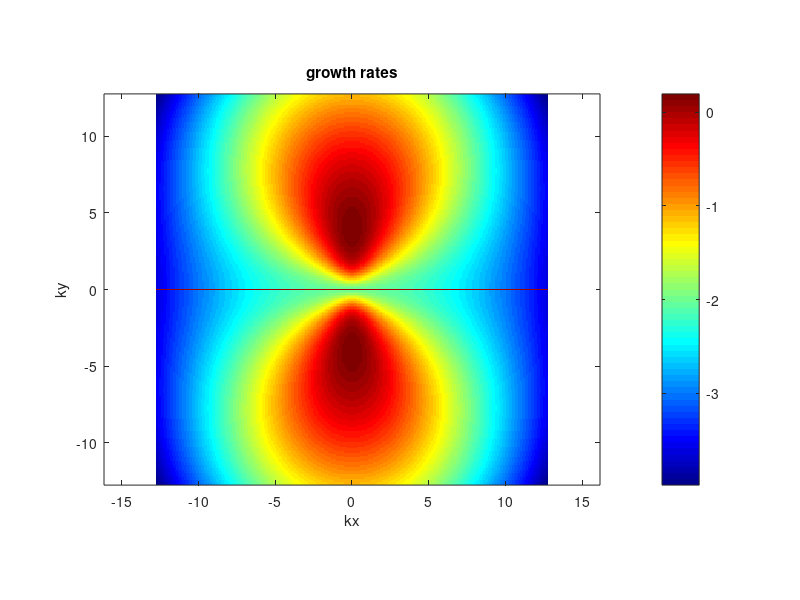
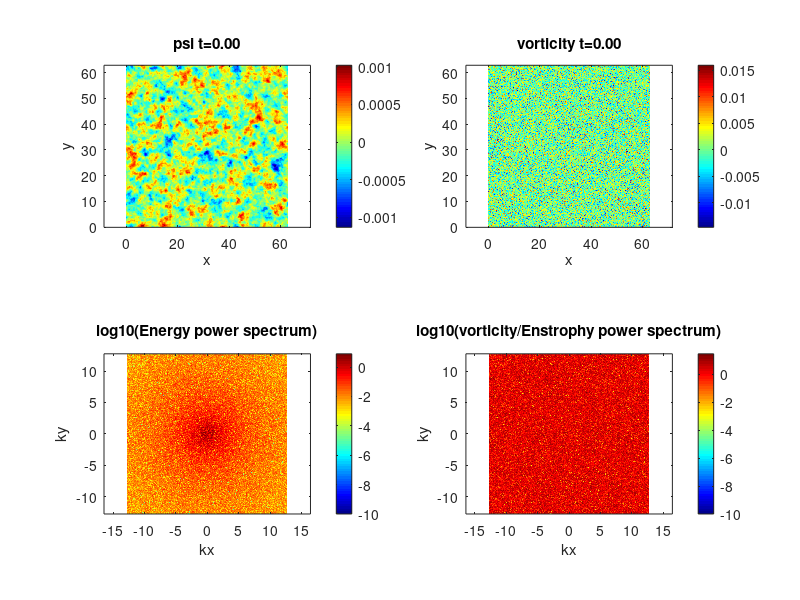
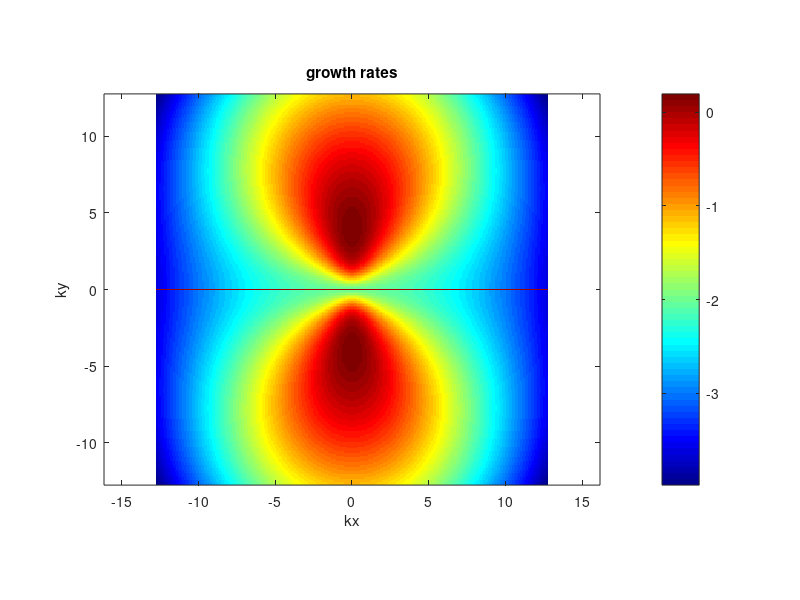

Write the MATLAB code that produced these figures, in order. (Note: a time limit stopped this script after it produced the figures.)
function spectral_DS2d
%%%%%%%%%%%%%%%%%%%%%%%%%%%%%%%%%%%%%%%%%%%%%%%%%%%%%%%%%%%%%%%%%%%%%%%%%%%%%%%%%
% 1-field toy model of the Dimits shift. Similar to the Hasegawa-Mima           %
% equation or the Kuramoto-Sivashinsky equation.                                %
%                                                                               %
% Based off an MIT code originally made by Jean-Christophe Nave.                %
% Modified by Denis St-Onge                                                     %
%                                                                               %
% Laplacian(psi) = w                                                            %
% u = psi_y                                                                     %
% v =-psi_x                                                                     %
%%%%%%%%%%%%%%%%%%%%%%%%%%%%%%%%%%%%%%%%%%%%%%%%%%%%%%%%%%%%%%%%%%%%%%%%%%%%%%%%%
clear all;
mkdir('plots'); mkdir('data');
delete('log.txt');

scale=1;         % quick scale of the linear terms
mu   =scale*2;      % friction
nu   =scale*0.01; % viscosity
muZF =scale*0e-4; %scale*2*0; % zonal friction
nuZF =scale*0e-5; %scale*5.0e-4; % zonal viscosity
l    =scale*0;     % Landau-like damping
gamma=scale*2.5;   % linear drive 2.4203
HM=scale*0;		 % HM-type wave
TH=scale*0;      % Terry-Horton i delta
h=1;             % hyperviscosity factor
hZF=2;             % hyperviscosity factor
forcing=0; 		 % forcing magnitude
LX=2*pi*10;      % X scale
LY=2*pi*10;      % Y scale
NX_real=256;     % resolution in x
NY_real=256;     % resolution in y
dt=1e-5;    % time step. Should start small as CFL updated can pick up the pace
pert_size=1e-2; % size of perturbation
TF=1000.0;   % final time
iF=2000000;  % final iteration, whichever occurs first
iRST=10000; % write restart dump
i_report=100;
en_print=100;
TSCREEN=1000; % sreen update interval time (NOTE: plotting is usually slow)
initial_condition='random';   %'simple vortices' 'vortices' 'random' or 'random w' 
AB_order=-1; % Adams Bashforth order 1,2,3, or 4 (3 more accurate, 2 possibly more stable) -1 = RK3
linear_term='exact'; % CN, BE, FE, or exact
simulation_type='NL'; % NL, QL, or L (nonlinear, quasilinear and linear respectively)
padding = true; % 3/2 padding, otherwise 2/3 truncation.
save_plots = true; % save plots to file
system_type='MHM'; % NS, HM, MHM
cfl_cadence=5;
cfl=0.4
max_dt=1e-2;
safety=0.8;
diagnostics=false;

%rng(707296708);
rng('shuffle');
s=rng;


% print log file.
diary('log.txt') 
diary on;

fig1=figure(1);
fig2=figure(2);

% ensure parameters get printed  to log.
fprintf('nu: %.05e  mu:%.05e gamma:%.05e\n',nu,mu,gamma);
fprintf('l: %.05e  HM:%.05e TH:%.05e\n',l,HM,TH);
fprintf('LX:%.02f LY:%.02f NX:%d NY:%d\n',LX, LY, NX_real, NY_real);
fprintf('h:%d scale:%d Tf:%.01f iF:%d\n',h, scale, TF, iF);
fprintf('hZF:%d muZF:%e nuZF:%e\n',hZF,muZF,nuZF);
fprintf('Nonlinear:%s padding:%d System:%s\n',simulation_type, padding,system_type);
fprintf('random seed:%d AB order:%d CFL step:%d\n',s.Seed, AB_order, cfl_cadence);
fprintf('safety:%f\n',safety);

energyFile=0; 
if(strcmp(initial_condition,'restart'))
    energyFile = fopen('energy.dat','a');
else
    energyFile = fopen('energy.dat','w');
end

fprintf(energyFile,'# [1] t  [2] dt  [3] energy  [4] enstrophy  [5] ZF    [6] DW    [7] flux\n');


NX=NX_real;
NY=NY_real;
if(padding)
    NX=3*NX/2;
    NY=3*NY/2;
end

dx=LX/NX;
dy=LY/NY;
dkx=2*pi/LX;
dky=2*pi/LY;
LXnum=0:dx:LX;
LYnum=0:dy:LY;

minkx= -(NX_real/2 - 1)*dkx;
maxkx=  (NX_real/2 - 1)*dkx;
minky= -(NY_real/2 - 1)*dky;
maxky=  (NY_real/2 - 1)*dky;
kxnum= minkx:dkx:maxkx;
kynum= minky:dky:maxky;

t=0.;
i=0;
k=0;
c1=0;
c2=0;
c3=0;
dt1=0;
dt2=0;
dt3=0;
w_hat=0; %this is our field.
I=sqrt(-1);

kx=dkx*I*ones(1,NY)'*(mod((1:NX)-ceil(NX/2+1),NX)-floor(NX/2)); % matrix of wavenumbers in x direction 
ky=dky*I*(mod((1:NY)'-ceil(NY/2+1),NY)-floor(NY/2))*ones(1,NX); % matrix of wavenumbers in y direction 

% Cutting of frequencies using the 2/3 rule. 
% Discard asymmetric N/2 term. Otherwise reality is not enforced.
dealias=abs(kx/dkx) <1/3*NX & abs(ky/dky) <1/3*NY;


ksquare=kx.^2+ky.^2;                                % Laplacian in Fourier space
ksquare(1,1)=-1; 
kmu = -(-1)^h*mu * ones(NY,NX)./(ksquare.^(h-1)) ;                            % drag force array
ksquare_viscous=-(-1)^h*nu*(ksquare.^h);            % Viscosity array

ksquare_poisson=ksquare - ones(NY, NX) + TH*ky;		% Poisson equation in Fourier space
if(strcmpi(system_type,'NS'))
    ksquare_poisson=ksquare;		% Poisson equation in Fourier space
end
ksquare_poisson(1,1)=-1;  % fixed Laplacian in Fourier space for Poisson's equation


gd = gamma * ky.^2./ksquare_poisson;

zonal_part = zeros(NY,NX);
zonal_part(1,:) = zonal_part(1,:) + ones(1,NX);
fluct_part = ones(NY,NX) - zonal_part;

lin_growth = -kmu + ksquare_viscous + gd - l*abs(ky); % this is the linear growth rate used in computations


% No damping on zonal modes. Modified Poisson equation (proper adiabatic electron response)
if(strcmpi(system_type,'MHM'))
    kxzf = kx(1,:);
    lin_growth(1,:) = zeros(1,NX) - muZF*ones(1,NX) -(-1)^hZF*nuZF*(kxzf.^(2*hZF)) ;
    ksquare_poisson(1,:) = ksquare_poisson(1,:) + ones(1,NX);
	ksquare_poisson(1,1)=-1;
end
numel(find(lin_growth(:)>0))

lin_trunc = dealias.*lin_growth;
max_growth = max(lin_trunc(:))
max_rate = max(abs(lin_trunc(:)))
0.25/max_rate

lg2 = lin_growth.^2;
lg3 = lin_growth.^3;

% forcing stuff?
kf_min = 16*dkx;
dkf = 0.5*dkx;
forcing_base = abs(ksquare) <= (kf_min+dkf)^2 & abs(ksquare) >= kf_min^2;

% Define initial vorticity distribution
switch lower(initial_condition)
   case {'vortices'}
      [i,j]=meshgrid(1:NX,(1:NY));
      psi=exp(-((i*dkx-pi).^2+(j*dky-pi+pi/4).^2)/(0.2))+exp(-((i*dx-pi).^2+(j*dky-pi-pi/4).^2)/(0.2))-0.5*exp(-((i*dkx-pi-pi/4).^2+(j*dky-pi-pi/4).^2)/(0.4));
    case {'simple vortices'}
        [i,j]=meshgrid((1:NX)*(2*pi/NX),(1:NY)*(2*pi/NY));
        psi=1*sin(i).*cos(j).^2;    
    case {'random psi'}
      psi=pert_size*(2*rand(NX,NY) - 1);%normally 1e-3
      w_hat=ksquare_poisson.*fft2(psi);
    case {'random'}
      w=pert_size*(2*rand(NY,NX)-1);%normally 5e-2
      w_hat=fft2(w);
      w_hat(1,:)=zeros(1,NX);
      %w_hat=zonal_part.*w_hat;
    case {'waves'}
      [i,j]=meshgrid((1:NX)*(2*pi/NX),(1:NY)*(2*pi/NY));
      %w=20*sin(32*j) + 1e-1*cos(13*i);
      w=2e1*sin(32*j) + 5e-2*(2*rand(NY,NX)-1);
      w_hat=fft2(w);
      w_hat(1,:)=fluct_part.*w_hat;
    case {'restart'}
        fileID=fopen('restart.bin','r');
        t=fread(fileID,1,'double');
        dt=fread(fileID,1,'double');
        i=fread(fileID,1,'int');
        k=fread(fileID,1,'int');
        dt1=fread(fileID,1,'double');
        dt2=fread(fileID,1,'double');
        dt3=fread(fileID,1,'double');
        c1=fread(fileID,[NY NX],'double')+I*fread(fileID,[NY NX],'double');
        c2=fread(fileID,[NY NX],'double')+I*fread(fileID,[NY NX],'double');
        c3=fread(fileID,[NY NX],'double')+I*fread(fileID,[NY NX],'double');
        w_hat=fread(fileID,[NY NX],'double')+I*fread(fileID,[NY NX],'double');
        fclose(fileID);        
    otherwise
      disp('Unknown initial conditions !!!');
      return
end

if(padding) % ensure there's no energy in the padded region of k-space.
   w_hat=dealias.*w_hat;
end
w_hat(1,1)=0; % Gauge condition. Should be redundant.
w_hat0=w_hat; % Keep initial conditions for possible future diagnostics.


u=0;
v=0;
U_ZF=0;
force=zeros(NY,NX);
w2=w_hat;

if(save_plots) %plot growth rate contours
	plotgrowth()
end

tic
while t<TF && i<iF
    psi_hat = w_hat./ksquare_poisson;  % Solve Poisson's Equation
    if(any(isnan(w_hat(:)))) % Something really bad has happened.
        disp(sprintf('Divergence at iteration: %d',i));
        return;
    end
    if(mod(i,i_report)==0)
       disp(sprintf('iteration: %d    dt:%.02e     t:%.03e     step time:%.1d s',i,dt,t,toc)); 
       tic;
        diary off; %flush diary
		diary on;
    end
    if (mod(i,en_print)== 0) 
        outputEnergy();
    end
    
    if (mod(i,TSCREEN)== 0) 
        plotfunc();
    end
    
    if (mod(i,iRST) == 0)
        dump('restart.bin');
    end
    

    if(forcing ~= 0)
       force=calculate_forcing(); 
    end
    
    w_hat_new=0;
    conv_hat =0;
    % Compute the non-linear term
    if (AB_order == -1 ) % RK3
	      w_hat_new = ETDRK3(w_hat);
    	if(mod(i+1,cfl_cadence)==0 && i > 3) % compute new timestep from CFL condition.
        	abs_u=abs(u);
        	abs_v=abs(v);
        	abs_ZF=abs(U_ZF);
        	maxV= max(abs_u(:)+abs_ZF(:))/dx + max(abs_v(:))/dy;
        	if(maxV>0)
           	 new_dt=1/maxV;
        	else
           	 new_dt=inf;
            end
            target_dt=min(cfl*new_dt,max_dt);
            if(target_dt < dt)
                 disp('WARNING: New dt fell below safety.')
            end
            dt=max_dt;        
            while dt > target_dt 
                dt=dt/2.0;
            end
            dt=safety*dt;
    	end
    else 
        conv_hat = calc_Nonlinear(w_hat,simulation_type);
         
     
    if(mod(i+1,cfl_cadence)==0 && i > 3) % compute new timestep from CFL condition.
        abs_u=abs(u);
        abs_v=abs(v);
        abs_ZF=abs(U_ZF);
        maxV= max(abs_u(:)+abs_ZF(:))/dx + max(abs_v(:))/dy;
        if(maxV>0)
            new_dt=1/maxV;
        else
            new_dt=inf;
        end
        target_dt=min(max(0.5*dt,min(CFL*new_dt,1.1*dt)),max_dt);
        if(target_dt < dt)
            disp('WARNING: New dt fell below safety.')
        end
        dt=safety*target_dt;
    end
    
    conv_hat = dealias.*(conv_hat + forcing*kf_min*force/sqrt(dt));
    
    L1=0;
    L2=0;
    w_prev=w_hat;
    
    A=1.0; B=0; C=0; D=0;
    w_hat_new = 0;
    if (i < 1 || AB_order == 1) %Forward-Euler to generate history. Should run a small time-step at first. 
    	 %do nothing w_hat_new = w_hat_new - L2.*conv_hat;
    elseif (i < 2 || AB_order == 2)
    	w1=dt1/dt;
    	A=(1.0 + 0.5*w1);
    	B=0.5*w1;
   	elseif (i < 3 || AB_order == 3)
    	w1=dt1/dt;
    	w2=dt2/dt;
    	A=(2.0 + 3.0*w2 + 6.0*w1*(1+w1+w2))/(6.0*w1*(w1+w2));
    	B=(2.0 + 3.0*w1 + 3.0*w2)/(6.0*w1*w2);
    	C=(2.0 + 3.0*w1)/(6.0*w2*(w1+w2));
     elseif (i < 4 || AB_order == 4)
        w1=dt1/dt;
        w2=dt2/dt;
        w3=dt3/dt;
        A=(3.0 + 8.0*w2 + 4.0*w3 + 6.0*(2*w1^3 + w2*(w2+w3) +2.0*w1*(1.0+w2)*(1.0+w2+w3) + w1^2*(3.0 + 4.0*w2+2*w3)));
        A=A/(12.0*w1*(w1+w2)*(w1+w2+w3));
        B=(3.0 + 6.0*(w1+w2)*(w1+w2+w3) + 4.0*(2.0*(w1+w2)+w3))/(12.0*w1*w2*(w2+w3));
        C=(3.0 + 6.0*w1*(w1+w2+w3)+4.0*(2.0*w1 + w2+w3))/(12.0*w2*(w1+w2)*w3);
        D=(3.0 + 6.0*w1*(w1+w2)+4.0*(2.0*w1 + w2))/(12.0*w3*(w2+w3)*(w1+w2+w3));
    end
  
    
    
    switch upper(linear_term)
        case {'CN'} %crank nicolson
            L1=(1 + 0.5*dt*lin_growth)./(1 - 0.5*dt*lin_growth);
            L2=dt./(1 - 0.5*dt*lin_growth);    
        case {'BE'} %backward euler
            L1=1.0./(1 - dt*lin_growth);
            L2=dt./(1 - dt*lin_growth);    
        case {'EXACT'}%exact
            L1=exp(dt*lin_growth);
            L2=dt*L1;   
            B=B.*exp((dt1)*lin_growth);
            C=C.*exp((dt1+dt2)*lin_growth);
            D=D.*exp((dt1+dt2+dt3)*lin_growth);
        otherwise
            disp('Unknown linear handling type.');
            return;
    end
    
    % Compute Solution at the next step
	% Implicitly solve the linear term with 2nd order Crank-Nicholson
    w_hat_new = L1.*w_prev;
    w_hat_new = w_hat_new - L2.*(A.*conv_hat - B.*c1 + C.*c2 - D.*c3);
  
    end
    t=t+dt;
    i=i+1;

    w_hat=w_hat_new;
    
    c3=c2;
    c2=c1;
    c1=conv_hat;
    
    dt3=dt2;
    dt2=dt1;
    dt1=dt;
end
fclose(energyFile);

%write final state 
fprintf('Simulation ended at time %.03e and iteration %d\n',t,i);
dump('final_state.bin');

if(strcmpi(simulation_type,'L') && diagnostics)
   w0f=w_hat0.*exp(t*lin_growth); 
   comp=abs(w_hat-w0f)./abs(w0f);
   fprintf('Maximum linear error:%e\n',max(comp(:)));
end

% SIMULATION ENDS HERE

%%----------------------------------%%
%% Helper Function Definitions      %% 
%%----------------------------------%%

	function f=calculate_forcing()
        f=zeros(NY,NX);
        for i1 = 1:NY
           for j1 = 1:NX
                if(forcing_base(i1,j1) ~=0 )
                    f(i1,j1) = randn(1);
                end    
           end
        end
	end

    function x=RK3(w_h)
        a =[8./15.,5./12.,0.75];
        b =[0,-17.0/60.0,-5.0/12.0];
        Fa =0.0;
        Fb =0.0;
        u_new=w_h;
        for j = 1:3 
            Fb = Fa;
            Fa = calc_Nonlinear(u_new,simulation_type);
            u_new = (1 + 0.5*(a(j)+b(j))*dt*lin_growth)./(1 - 0.5*(a(j)+b(j))*dt*lin_growth).*u_new;
            u_new = u_new + a(j)*Fa +b(j)*Fb;
        end
        x=u_new;
    end   

    function x=ETDRK3(w_h)
        u_new=w_h;
        persistent dto;
        persistent lg;
        if(isempty(dto))
           dto=-1;
           lg=lin_growth(:);
        end
        persistent Q1;
        persistent Q2;
        persistent f1;
        persistent f2;
        persistent f3;
        
        lin_zeroes = (dt*abs(lin_growth)) < 1e-3;
        lin_NZ = ones(NY,NX) - lin_zeroes;
        
        lin_div = lin_growth + lin_zeroes.*ones(NY,NX);
        st=simulation_type;
        eh = exp(0.5*lin_growth*dt);
        e1 = exp(lin_growth*dt);

        M=16; 	
		r=exp(I*pi*((1:M)-0.5)/M);

        if(dto ~= dt)
            LR=dt*lg(:,ones(M,1)) + r(ones(NY*NX,1),:);
            elr=exp(LR);
            Q1 =dt*real(mean(			 (exp(LR/2)-1)./LR							,2));
            Q2 =dt*real(mean(			 (elr-1)./LR                                ,2));
            f1 =dt*real(mean(		 (-4   -LR        +elr.*(4-3*LR+LR.^2))./LR.^3	,2));
            f2 =dt*real(mean(		4*( 2  +LR        +elr.*(-2+LR))./LR.^3			,2));
            f3 =dt*real(mean(		 (-4 -3*LR -LR.^2 +elr.*(4-LR))./LR.^3			,2));
            Q1=reshape(Q1,NY,NX);
            Q2=reshape(Q2,NY,NX);
            f1=reshape(f1,NY,NX);
            f2=reshape(f2,NY,NX);
            f3=reshape(f3,NY,NX);
            dto=dt;
        end
        A1 = -calc_Nonlinear(u_new,st);
        
        an =     u_new.*eh + Q1.*A1;
      
        A2 = -calc_Nonlinear(an,st);
        
        bn = u_new.*e1 + Q2.*(2.0*A2-A1);
        
        A3 = -calc_Nonlinear(bn,st);
        
        cn = u_new.*e1 + (A1.*f1 + A2.*f2 + A3.*f3); 
        
        x = dealias.*cn;   

    end   
 function x=ETDRK2(w_h)
        u_new=w_h;
        
        lin_zeroes = dt*abs(lin_growth) == 0;
        lin_NZ = ones(NY,NX) - lin_zeroes; 
        
        lin_div = lin_growth + lin_zeroes.*ones(NY,NX);
        st=simulation_type;
        e1 = exp(lin_growth*dt);
        
        A1 = -calc_Nonlinear(u_new,st);
        
        an =     lin_NZ.*(u_new.*e1 + (e1 - ones(NY,NX)).*A1./lin_div);
        an = an + lin_zeroes.*(u_new.*e1 + dt*A1);
        
        A2 = -calc_Nonlinear(an,st);
        
        bn = lin_NZ.*(u_new.*e1 + (e1 - ones(NY,NX)).*(2.0*A2-A1)./lin_div);
        bn = bn + lin_zeroes.*(u_new.*e1 + dt*(2.0*A2-A1));
        
        cnNZ = an + (A2 - A1).*(e1 - ones(NY,NX) - dt*lin_growth)./(dt*lin_div.^2);
        cnZ = an + 0.5*dt*(A2-A1);
        x = dealias.*(lin_zeroes.*cnZ + lin_NZ.*cnNZ);
 end   

    function infCheck(inver,name)
       if(any(isinf(inver(:))))
              disp(sprintf('%s infinity at iteration: %d',name, i));
       end
    end

    function nanCheck(inver,name)
       if(any(isnan(inver(:))))
              disp(sprintf('%s NaN at iteration: %d',name, i));
       end
    end

	function y=calc_Nonlinear(w_h,type)
    conv_hat = 0;
    psi_h = w_h./ksquare_poisson;  % Solve Poisson's Equation
	switch upper(type)
        	case {'NL'} %full non-linear
            	uhat = -ky.*psi_h;
            	vhat =  kx.*psi_h;
            	w_xhat = kx.*w_h;
            	w_yhat = ky.*w_h;
            
            	% dealiasing here truncates if not padded, other it has no effect
            	u  =real(ifft2(dealias.*uhat));      % Compute  y derivative of stream function ==> u
            	v  =real(ifft2(dealias.*vhat));      % Compute -x derivative of stream function ==> v
            	w_x=real(ifft2(dealias.*w_xhat));      % Compute  x derivative of vorticity
            	w_y=real(ifft2(dealias.*w_yhat));
            	conv     = u.*w_x + v.*w_y;         % evaluate the convective derivative (u,v).grad(w)   
            	conv_hat = fft2(conv);              % go back to Fourier space
      
        	case {'QL'} %quasi-linear
            	%for zonal part
            	uphat = -ky.*fluct_part.*psi_h;
            	vphat =  kx.*fluct_part.*psi_h;
        
            	%for fluctuation part
            	U_hat = kx.*zonal_part.*psi_h;
            	U_xxhat = (kx.^2).*U_hat;
            	w_yhat = ky.*fluct_part.*w_h;       
        
            	% dealiasing here truncates if not padded, other it has no effect
            	u    =real(ifft2(dealias.*uphat));      % Compute  y derivative of stream function ==> u
            	v    =real(ifft2(dealias.*vphat));      % Compute -x derivative of stream function ==> v
            	U_ZF =real(ifft2(dealias.*U_hat));      % Compute zonal velocity
            	U_xx =real(ifft2(dealias.*U_xxhat));      % Compute zonal velocity
            	w_y  =real(ifft2(dealias.*w_yhat));
            	conv_fluct = U_ZF.*w_y + u.*U_xx;         % evaluate the convective derivative (u,v).grad(w)   
            	conv_zonal = u.*v;         % evaluate the convective derivative (u,v).grad(w)       
            	conv_fluct_hat = fft2(conv_fluct);               % go back to Fourier space
            	conv_zonal_hat = fft2(conv_zonal);
            	conv_hat = fluct_part.*conv_fluct_hat + (kx.^2).*zonal_part.*conv_zonal_hat;
        	case {'L'}%full linear 
           	 %do nothing
            otherwise
           	 disp('Unknown simulation type.');
        	    return 
    end
    if(padding)
        conv_hat = dealias.*conv_hat;
    end
    y=conv_hat;
	end

	function plotgrowth()
    	subplot(1,1,1);
    	plotg=0;
    	f=randn(NY,NX).*forcing_base;
    	if(padding)
       		plotg=circshift(dealias.*lin_growth,[NY_real/2,NX_real/2]); 
       		plotg=plotg(2:NY_real,2:NX_real);
    	else
       		plotg=circshift(dealias.*lin_growth,[NY_real/2,NX_real/2]); 
       		plotg=plotg(2:NY_real,2:NX_real);
    	end
    	force=real(ifft2(f));
    	imagesc(kxnum,kynum,real(plotg)), axis equal tight, colorbar
    	%imagesc(kxnum,kynum,f), axis equal tight, colorbar
    	set(gca,'Ydir','Normal')
    	colormap(jet)
    	title('growth rates');    
    	xlabel('kx');
    	ylabel('ky');
    	if(save_plots)
        	saveas(gcf,'growth.png');
   		end
   		drawnow
    end
    function outputEnergy()
        diary off; %flush diary
		diary on;
        
        w_curr=w_hat;
        psi_curr=psi_hat;
     
        enstrophy = 0.5*w_curr.*conj(w_curr);
        energy = 0.5*real(-conj(psi_curr).*w_curr);
     %   flux = -0.5*real(psi_y.*(psi_y.*psi_y + psi_x.*psi_x  + psi.*psi));
             
        enstrophy_tot = sum(enstrophy(:))/(NX*NY)^2;
        energy_tot    = sum(energy(:))/(NX*NY)^2; 
        ZF_energy = sum(sum(zonal_part.*energy))/(NX*NY)^2;
        DW_energy = sum(sum(fluct_part.*energy))/(NX*NY)^2;
       % flux_tot = sum(flux(:))/(NX*NY);
        
        fprintf(energyFile,'%e %e %.15e %e %e %e \n',t,dt,energy_tot,enstrophy_tot,ZF_energy,DW_energy);
        
        
    end
    function plotfunc()
              % Go back in real space omega in real space for plotting
		diary off; %flush diary
		diary on;
        w_curr=w_hat;
        psi_curr=psi_hat;
        psi=real(ifft2(psi_curr));
        w=real(ifft2(w_curr)); 
     
        enstrophy = 0.5*w_curr.*conj(w_curr);
        energy = 0.5*real(-conj(psi_curr).*w_curr);                  
        
		%iso_spectrum(energy,enstrophy);

        if(padding)
           enstrophy=circshift(enstrophy,[NY_real/2,NX_real/2]); 
           enstrophy=enstrophy(2:NY_real,2:NX_real);
           energy=circshift(energy,[NY_real/2,NX_real/2]); 
           energy=energy(2:NY_real,2:NX_real);
        else
           enstrophy=circshift(enstrophy,[NY_real/2,NX_real/2]); 
           enstrophy=enstrophy(2:NY_real,2:NX_real);
           energy=circshift(energy,[NY_real/2,NX_real/2]); 
           energy=energy(2:NY_real,2:NX_real);
        end
      
        wlog=max(log10(enstrophy),-10);
        energylog=max(log10(energy),-10);
        set(0,'CurrentFigure',fig1);
        subplot(2,2,1)
        imagesc(LXnum,LYnum,psi), axis equal tight, colorbar
        set(gca,'Ydir','Normal')
        colormap(jet)
        title(sprintf('psi t=%.02f',t));
        xlabel('x');
        ylabel('y');
        subplot(2,2,2)
        imagesc(LXnum,LYnum,w), axis equal tight, colorbar
        title(sprintf('vorticity t=%.02f',t));
        set(gca,'Ydir','Normal')
        xlabel('x');
        ylabel('y');
        subplot(2,2,3)
        imagesc(kxnum,kynum, energylog), axis equal tight, colorbar
        title('log10(Energy power spectrum)');    
        set(gca,'Ydir','Normal')
        xlabel('kx');
        ylabel('ky');
        subplot(2,2,4)
        imagesc(kxnum,kynum,wlog), axis equal tight, colorbar
        set(gca,'Ydir','Normal')
        xlabel('kx');
        ylabel('ky');
        title('log10(vorticity/Enstrophy power spectrum)');    
        if(save_plots)
            saveas(gcf,sprintf('plots/fig_%d.png',k));
        end
        drawnow
        set(0,'CurrentFigure',fig2);
        if(1==1)
       %     kx_spec=energylog(NY_real/2,:);
       %     ky_spec=energylog(:,NX_real/2);
       %     kx_spec(NX_real/2)=0.5*(kx_spec(NX_real/2-1)+kx_spec(NX_real/2+1)); 
       %     ky_spec(NY_real/2)=0.5*(ky_spec(NY_real/2-1)+ky_spec(NY_real/2+1)); 
       %     [~,Ix] = max(kx_spec(:));
       %     [~,Iy] = max(ky_spec(:));
       %     if(diagnostics)
       %        disp(sprintf('%.10e %.10e',energy_tot,enstrophy_tot));
       %         disp(sprintf('Maximum DW mode:%.01f    Maximum ZF mode:%.01f',abs(kynum(Iy)), abs(kxnum(Ix))));
       %     end
       %     plot(kxnum,kx_spec,kynum,ky_spec);
       %     legend('Zonal (ky=0)','DW (kx=0)');
       %     title(sprintf('DW/Zonal energy spectrum t=%.02f',t));
       %     xlabel('k');
        else
            kxpos=0:dkx:maxkx;
            loglog(kxpos,radenergy(1:NX_real/2),kxpos,radenstrophy(1:NX_real/2));
            title(sprintf('Radial energy/enstrophy spectrum t=%.02f',t));
            legend('Energy','Enstrophy')
            xlabel('k'); 
        end
        drawnow
        if(save_plots)
            saveas(gcf,sprintf('plots/k_spec_%d.png',k));
        end
        k=k+1;
    end

    function iso_spectrum(energy,enstrophy)
        raden_arr=cat(2,sqrt(abs(ksquare(:))),energy(:),enstrophy(:));
        raden_arr=sortrows(raden_arr);
        radenergy=zeros(max(NX,NY),1);
        radenstrophy=zeros(max(NX,NY),1);
        ik_old=1;
        nk=0;
        counts=zeros(max(NX,NY),1);
        for n = 1:length(ksquare(:))
            ik=round(raden_arr(n,1)/min(dkx,dky)) + 1;
            radenergy(ik) = radenergy(ik) + raden_arr(n,2);
            radenstrophy(ik) = radenstrophy(ik) + raden_arr(n,3);
            if(ik~=ik_old)
                counts(ik_old) = nk;
                nk=0;
                ik_old=ik;
            end
            nk=nk+1;
        end    
        
        range =0:min(dkx,dky):sqrt(2)*max(maxkx,maxky);
        l=length(range);
        
        surface = 2*pi/min(dkx,dky);
        comp=surface*range./(counts(1:l).');
        
        kxpos=0:min(dkx,dky):max(maxkx,maxky);
        specFile = fopen(sprintf('data/rad_spec_%d.dat',k),'w');
        radenergy_comp = radenergy(1:l).*comp.';
        radenstrophy_comp = radenstrophy(1:l).*comp.';
        
		ZF_en = zeros(l);
        ZF_ens = zeros(l);
        ZF_en(1:(NX/2)) = energy(1,1:(NX/2));  	 
        ZF_ens(1:(NX/2)) = enstrophy(1,1:(NX/2));

		DW_en = zeros(l);
        DW_ens = zeros(l);
        DW_en(1:(NY/2)) = energy(1:(NY/2),1);  	 
        DW_ens(1:(NY/2)) = enstrophy(1:(NY/2),1);

        for n = 1:l
            fprintf(specFile,'%e %e %e %e %e %e %e\n',range(n),radenergy_comp(n),radenstrophy_comp(n),ZF_en(n),ZF_ens(n), DW_en(n),DW_ens(n));       
        end
        
        fclose(specFile); 
    end


    function dump(filename)
        fileID=fopen(filename,'w');
        fwrite(fileID,t,'double');
        fwrite(fileID,dt,'double');
        fwrite(fileID,i,'int');
        fwrite(fileID,k,'int');
        fwrite(fileID,dt1,'double');
        fwrite(fileID,dt2,'double');
        fwrite(fileID,dt3,'double');
        fwrite(fileID,real(c1),'double'); fwrite(fileID,imag(c1),'double');
        fwrite(fileID,real(c2),'double'); fwrite(fileID,imag(c2),'double');
        fwrite(fileID,real(c3),'double'); fwrite(fileID,imag(c3),'double');
        fwrite(fileID,real(w_hat),'double');fwrite(fileID,imag(w_hat),'double');
        fclose(fileID);
    end
end
